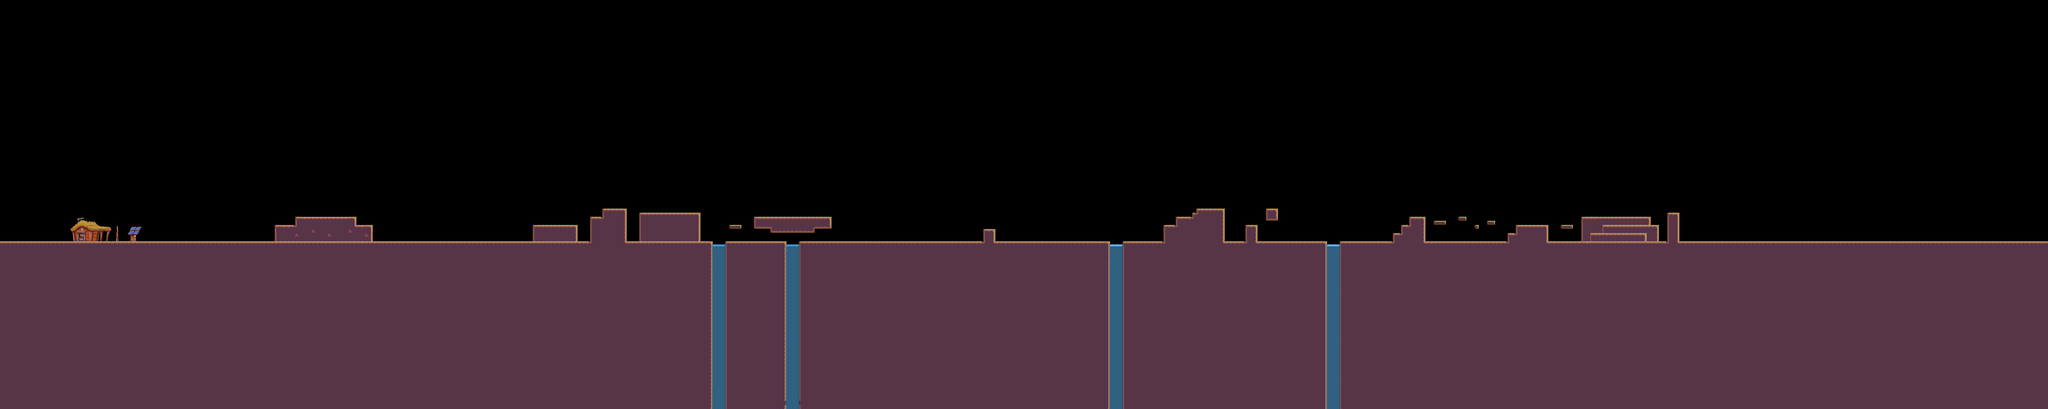

This is a level from a 2D game, rendered from its Tiled map with the project's own tilesets. A one-line summary and the map file follow, with tile-layer data summarised:
An orthogonal 500x100 tile map with 16x16 px tiles, 5 tile layers (prototype, terrain, assets, sombras, ...), 4 tilesets.

<map version="1.10" tiledversion="1.11.2" orientation="orthogonal" renderorder="right-down" width="500" height="100" tilewidth="16" tileheight="16" infinite="0" nextlayerid="6" nextobjectid="1">
 <editorsettings>
  <export target="cafundo_500bl.tscn" format="tscn" />
 </editorsettings>
 <tileset firstgid="1" source="../Tileset/tileset_cafundo.tsx" />
 <tileset firstgid="576" source="../Tileset/taipa-house-solar.tsx" />
 <tileset firstgid="684" source="../cafundo.tsx" />
 <tileset firstgid="1259" source="../Tileset/tile_jungle_water.tsx" />
 <layer id="1" name="prototype" width="500" height="100">
  <data>[50000 cells, 49876 non-empty, 7 distinct tile ids]</data>
 </layer>
 <layer id="2" name="terrain" width="500" height="100">
  <data>[50000 cells, 49772 non-empty, 50 distinct tile ids]</data>
 </layer>
 <layer id="3" name="assets" width="500" height="100">
  <data>[50000 cells, 878 non-empty, 135 distinct tile ids]</data>
 </layer>
 <layer id="4" name="sombras" width="500" height="100">
  <data>[50000 cells, 365 non-empty, 10 distinct tile ids]</data>
 </layer>
 <layer id="5" name="sombra 2" width="500" height="100">
  <data>[50000 cells, 284 non-empty, 8 distinct tile ids]</data>
 </layer>
</map>
